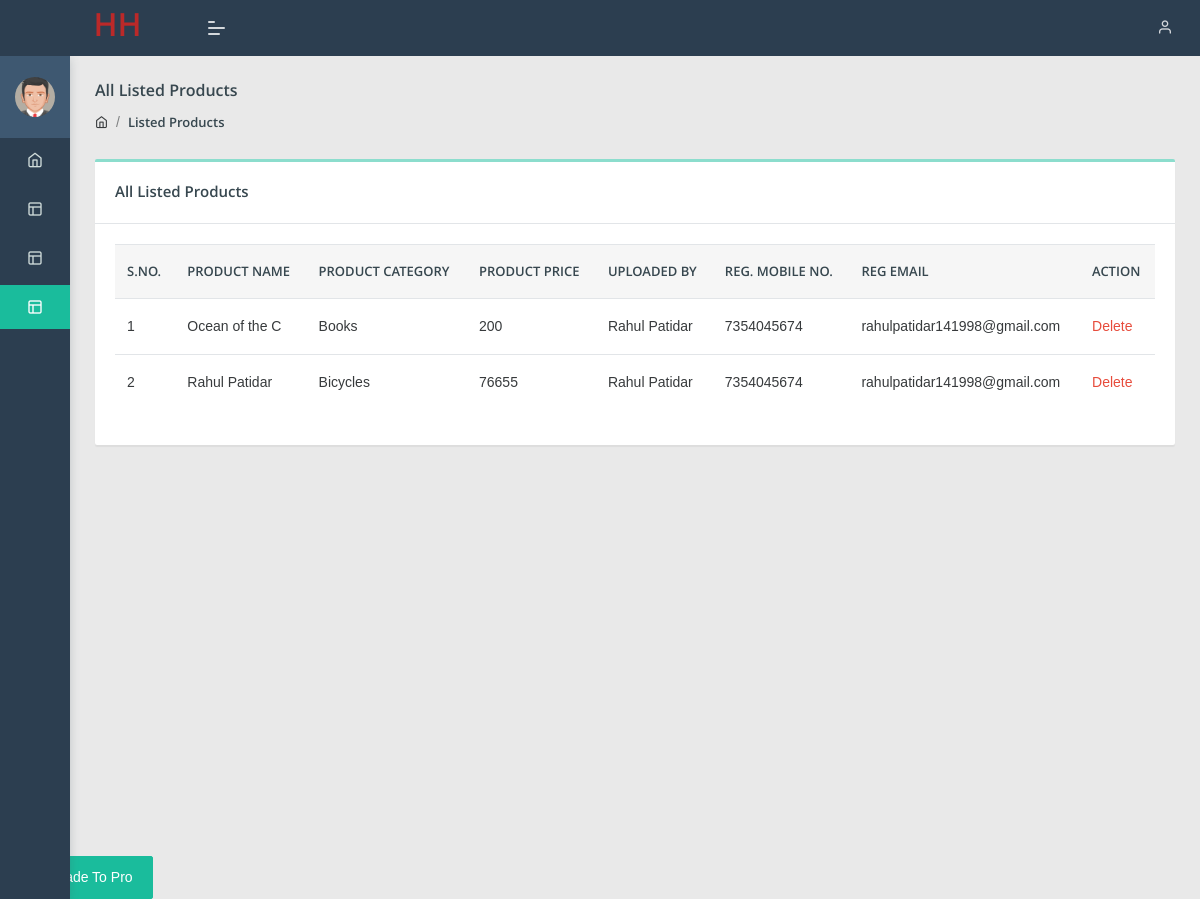
Screenshot of /listedproducts (signed in) with the database file from the repository.
### SellPurchase/models/product.py (models this page shows, shortened)
class Product(models.Model):
    name=models.CharField(max_length=50)
    price=models.IntegerField(default=0)
    category=models.ForeignKey(Category,on_delete=models.CASCADE,default=1)
    description=models.CharField(max_length=200,default='',null=True,blank=True)
    image=models.ImageField(upload_to='uploads/products/',null=True,blank=True)
    student=models.ForeignKey(Student,on_delete=models.CASCADE)

### SellPurchase/models/category.py (models this page shows, shortened)
class Category(models.Model):
    name=models.CharField(max_length=20)
    def __str__(self):
        return  self.name

### SellPurchase/models/student.py (models this page shows, shortened)
class Student(models.Model):
    name=models.CharField(max_length=50)
    branch=models.CharField(max_length=50)
    hostel_name=models.CharField(max_length=50)
    room_no=models.CharField(max_length=50)
    phone_no=models.CharField(max_length=50)
    email=models.EmailField()
    password=models.CharField(max_length=500)
    image=models.ImageField(upload_to='uploads/products/',null=True,blank=True)

### SellPurchase/views/old.py (the view)
# urls.py: path('listedproducts', listedproducts, name='listedproducts'),
def listedproducts(request):
    if not request.user.is_authenticated:
        return redirect('admin_login')
    product = Product.objects.all()
    return render(request, 'admin/listedproducts.html', locals())

### SellPurchase/templates/admin/listedproducts.html
{% extends 'admin_base.html' %}
{% load static %}
{% block main %}
<section class="pcoded-main-container">
    <div class="pcoded-content">
        <div class="page-header">
            <div class="page-block">
                <div class="row align-items-center">
                    <div class="col-md-12">
                        <div class="page-header-title">
                            <h5 class="m-b-10">All Listed Products</h5>
                        </div>
                        <ul class="breadcrumb">
                            <li class="breadcrumb-item"><a href="{% url 'dashboard' %}"><i
                                    class="feather icon-home"></i></a></li>
                            <li class="breadcrumb-item"><a href="">Listed Products</a></li>
                        </ul>
                    </div>
                </div>
            </div>
        </div>
        <div class="row">
            <div class="col-md-12">
                <div class="card">
                    <div class="card-header">
                        <h5>All Listed Products</h5>
                    </div>
                    <div class="card-body table-border-style">
                        <div class="table-responsive">
                            <table class="table">
                                <thead>
                                <tr>
                                    <th class="ml-5">S.No.</th>
                                    <th>Product Name</th>
                                    <th>Product Category</th>
                                    <th>Product Price</th>
                                    <th>Uploaded By</th>
                                    <th>Reg. Mobile No.</th>
                                    <th>Reg Email</th>
                                    <th>Action</th>
                                </tr>
                                </thead>
                                <tbody>
                                {% for i in product %}
                                <tr>
                                    <td>{{forloop.counter}}</td>
                                    <td>{{i.name}}</td>
                                    <td>{{i.category}}</td>
                                    <td>{{i.price}}</td>
                                    <td>{{i.student.name}}</td>
                                    <td>{{i.student.phone_no}}</td>
                                    <td>{{i.student.email}}</td>
                                    <td><a href="{% url 'deleteproduct' i.id %}" class="text-danger">Delete</a></td>
                                </tr>
                                {% endfor %}
                                </tbody>
                            </table>
                        </div>
                    </div>
                </div>
            </div>
        </div>
    </div>
</section>
{% endblock %}

### SellPurchase/templates/admin_base.html (shortened to what this page needs)
{% load static %}
<!DOCTYPE html>
<html lang="en">
<head>
    <link rel="stylesheet" href="{% static 'assets/css/style.css' %}">
</head>
<body class="">
<nav class="pcoded-navbar  ">
    <div class="navbar-wrapper  ">
        <div class="navbar-content scroll-div ">
            <div class="">
                <div class="main-menu-header">
                    <img class="img-radius" src="{% static 'assets/images/user/avatar-2.png' %}" alt="User-Profile-Image">
                    <div class="user-details">
                    </div>
                </div>
            </div>
            <ul class="nav pcoded-inner-navbar ">
                <li class="nav-item">
                    <a href="{% url 'dashboard' %}" class="nav-link "><span class="pcoded-micon"><i class="feather icon-home"></i></span></a>
                </li>
                <li class="nav-item pcoded-hasmenu">
                    <a href="#" class="nav-link "><span class="pcoded-micon"><i class="feather icon-layout"></i></span></a>
                </li>
                <li class="nav-item">
                    <a href="{% url 'regstudents' %}" class="nav-link "><span class="pcoded-micon"><i
                            class="feather icon-layout"></i></span><span class="pcoded-mtext">Reg. Students</span></a>
                </li>
                <li class="nav-item">
                    <a href="{% url 'listedproducts' %}" class="nav-link "><span class="pcoded-micon"><i
                            class="feather icon-layout"></i></span><span class="pcoded-mtext">Products</span></a>
                </li>
            </ul>
        </div>
    </div>
</nav>
<header class="navbar pcoded-header navbar-expand-lg navbar-light header-dark">
    <div class="m-header">
        <a class="mobile-menu" id="mobile-collapse" href="#!"><span></span></a>
        <a href="#!" class="b-brand">
            <h2>HH</h2>
        </a>
    </div>
    <div class="collapse navbar-collapse">
        <ul class="navbar-nav ml-auto">
            <li>
                <div class="dropdown drp-user">
                    <a href="#" class="dropdown-toggle" data-toggle="dropdown">
                        <i class="feather icon-user"></i>
                    </a>
                </div>
            </li>
        </ul>
    </div>
</header>
{% block main %}
{% endblock %}
</body>
</html>

### rows the page displays
Product: name "Ocean of the C", category "Books", price "200", student.name "Rahul Patidar", student.phone_no "7354045674", student.email "rahulpatidar141998@gmail.com"
Product: name "Rahul Patidar", category "Bicycles", price "76655", student.name "Rahul Patidar", student.phone_no "7354045674", student.email "rahulpatidar141998@gmail.com"
